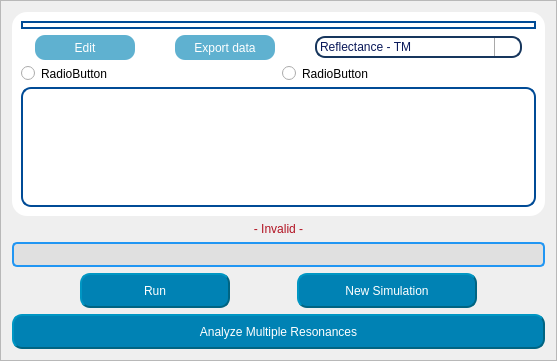
            <widget class="QFrame" name="graphics_frame">
             <property name="sizePolicy">
              <sizepolicy hsizetype="Expanding" vsizetype="Preferred">
               <horstretch>0</horstretch>
               <verstretch>0</verstretch>
              </sizepolicy>
             </property>
             <property name="styleSheet">
              <string notr="true"/>
             </property>
             <property name="frameShape">
              <enum>QFrame::StyledPanel</enum>
             </property>
             <property name="frameShadow">
              <enum>QFrame::Raised</enum>
             </property>
             <layout class="QVBoxLayout" name="verticalLayout_15">
              <item>
               <widget class="QFrame" name="grafico1_4">
                <property name="styleSheet">
                 <string notr="true">background-color: rgb(255, 255, 255);
border-radius:15px;
</string>
                </property>
                <property name="frameShape">
                 <enum>QFrame::StyledPanel</enum>
                </property>
                <property name="frameShadow">
                 <enum>QFrame::Raised</enum>
                </property>
                <layout class="QVBoxLayout" name="verticalLayout_14">
                 <item>
                  <widget class="QFrame" name="frame_graphs">
                   <property name="sizePolicy">
                    <sizepolicy hsizetype="Preferred" vsizetype="Expanding">
                     <horstretch>0</horstretch>
                     <verstretch>0</verstretch>
                    </sizepolicy>
                   </property>
                   <property name="styleSheet">
                    <string notr="true">QFrame{border: 2px solid;
border-color: rgb(0, 75, 150);
border-width: 2px;
border-radius:10px;}
QLabel{
border:none;
border-color: rgb(0, 75, 150);
}
</string>
                   </property>
                   <layout class="QVBoxLayout" name="verticalLayout_12">
                    <property name="spacing">
                     <number>0</number>
                    </property>
                    <property name="leftMargin">
                     <number>2</number>
                    </property>
                    <property name="topMargin">
                     <number>2</number>
                    </property>
                    <property name="rightMargin">
                     <number>2</number>
                    </property>
                    <property name="bottomMargin">
                     <number>2</number>
                    </property>
                    <item>
                     <layout class="QVBoxLayout" name="verticalLayout_11"/>
                    </item>
                   </layout>
                  </widget>
                 </item>
                 <item>
                  <layout class="QHBoxLayout" name="horizontalLayout_53">
                   <property name="spacing">
                    <number>0</number>
                   </property>
                   <item>
                    <spacer name="horizontalSpacer_98">
                     <property name="orientation">
                      <enum>Qt::Horizontal</enum>
                     </property>
                     <property name="sizeHint" stdset="0">
                      <size>
                       <width>14</width>
                       <height>17</height>
                      </size>
                     </property>
                    </spacer>
                   </item>
                   <item>
                    <widget class="QPushButton" name="btn_edit_layers_3">
                     <property name="sizePolicy">
                      <sizepolicy hsizetype="Minimum" vsizetype="Preferred">
                       <horstretch>0</horstretch>
                       <verstretch>0</verstretch>
                      </sizepolicy>
                     </property>
                     <property name="minimumSize">
                      <size>
                       <width>100</width>
                       <height>20</height>
                      </size>
                     </property>
                     <property name="maximumSize">
                      <size>
                       <width>120</width>
                       <height>25</height>
                      </size>
                     </property>
                     <property name="styleSheet">
                      <string notr="true">QPushButton{
	font: 400 11pt &quot;Ubuntu&quot;;
	color: rgb(255, 255,255);
		background-color: rgba(0, 130, 180,160);
	border-color: rgba(0, 100, 130,160);
	border-width: 2px;
	border-radius:10px;
}

QPushButton:hover{
	background-color: rgb(200, 200, 70);
	border-color: rgb(0, 120, 40);
	width: 40;
	height: 35;
}</string>
                     </property>
                     <property name="text">
                      <string>Edit</string>
                     </property>
                    </widget>
                   </item>
                   <item>
                    <spacer name="horizontalSpacer_99">
                     <property name="orientation">
                      <enum>Qt::Horizontal</enum>
                     </property>
                     <property name="sizeType">
                      <enum>QSizePolicy::Preferred</enum>
                     </property>
                     <property name="sizeHint" stdset="0">
                      <size>
                       <width>40</width>
                       <height>0</height>
                      </size>
                     </property>
                    </spacer>
                   </item>
                   <item>
                    <widget class="QPushButton" name="btn_export_data_4">
                     <property name="minimumSize">
                      <size>
                       <width>100</width>
                       <height>25</height>
                      </size>
                     </property>
                     <property name="maximumSize">
                      <size>
                       <width>120</width>
                       <height>25</height>
                      </size>
                     </property>
                     <property name="styleSheet">
                      <string notr="true">QPushButton{
	font: 400 11pt &quot;Ubuntu&quot;;
	color: rgb(255, 255,255);
		background-color: rgba(0, 130, 180,160);
	border-color: rgba(0, 100, 130,160);
	border-width: 2px;
	border-radius:10px;
}

QPushButton:hover{
	background-color: rgb(0, 130, 180);
	width: 40;
	height: 35;
}</string>
                     </property>
                     <property name="text">
                      <string>Export data</string>
                     </property>
                    </widget>
                   </item>
                   <item>
                    <spacer name="horizontalSpacer_2">
                     <property name="orientation">
                      <enum>Qt::Horizontal</enum>
                     </property>
                     <property name="sizeHint" stdset="0">
                      <size>
                       <width>40</width>
                       <height>20</height>
                      </size>
                     </property>
                    </spacer>
                   </item>
                   <item>
                    <widget class="QComboBox" name="select_chart">
                     <property name="minimumSize">
                      <size>
                       <width>180</width>
                       <height>0</height>
                      </size>
                     </property>
                     <property name="styleSheet">
                      <string notr="true">QComboBox::drop-down {
    width: 25;
    border-left-width: 1px;
    border-left-color: darkgray;
    border-left-style: solid; /* just a single line */
    border-top-right-radius: 3px; /* same radius as the QComboBox */
    border-bottom-right-radius: 3px;
}

QComboBox
{
 padding: 1px 18px 1px 3px;
color: rgb(10, 25, 90);
font: 700 12pt &quot;Ubuntu&quot;;
 border: 2px solid;
border-color: #FF17365D;
background-color: rgba(255, 255, 255,210);
border-radius:10px;
}
QComboBox::down-arrow { /* shift the arrow when popup is open */
    top: 1px;
	image: url(:/icons/icons/arrow-down.png);
    left: 1px;
}</string>
                     </property>
                     <item>
                      <property name="text">
                       <string>Reflectance - TM</string>
                      </property>
                     </item>
                     <item>
                      <property name="text">
                       <string>Reflectance - TE</string>
                      </property>
                     </item>
                     <item>
                      <property name="text">
                       <string>FWHM - TM</string>
                      </property>
                     </item>
                     <item>
                      <property name="text">
                       <string>FWHM - TE</string>
                      </property>
                     </item>
                     <item>
                      <property name="text">
                       <string>Reflectance vs. Analyte - TM</string>
                      </property>
                     </item>
                     <item>
                      <property name="text">
                       <string>Reflectance vs. Analyte - TE</string>
                      </property>
                     </item>
                     <item>
                      <property name="text">
                       <string>Sensibility - TM</string>
                      </property>
                     </item>
                     <item>
                      <property name="text">
                       <string>Sensibility - TE</string>
                      </property>
                     </item>
                     <item>
                      <property name="text">
                       <string>Figure of merit - TM</string>
                      </property>
                     </item>
                     <item>
                      <property name="text">
                       <string>Figure of merit - TE</string>
                      </property>
                     </item>
                    </widget>
                   </item>
                   <item>
                    <spacer name="horizontalSpacer_100">
                     <property name="orientation">
                      <enum>Qt::Horizontal</enum>
                     </property>
                     <property name="sizeHint" stdset="0">
                      <size>
                       <width>14</width>
                       <height>17</height>
                      </size>
                     </property>
                    </spacer>
                   </item>
                  </layout>
                 </item>
                 <item>
                  <layout class="QHBoxLayout" name="horizontalLayout_2">
                   <item>
                    <widget class="QRadioButton" name="radioButton">
                     <property name="styleSheet">
                      <string notr="true"/>
                     </property>
                     <property name="text">
                      <string>RadioButton</string>
                     </property>
                    </widget>
                   </item>
                   <item>
                    <widget class="QRadioButton" name="radioButton_2">
                     <property name="styleSheet">
                      <string notr="true"/>
                     </property>
                     <property name="text">
                      <string>RadioButton</string>
                     </property>
                    </widget>
                   </item>
                  </layout>
                 </item>
                 <item>
                  <widget class="QTextBrowser" name="textBrowser">
                   <property name="sizePolicy">
                    <sizepolicy hsizetype="Expanding" vsizetype="Minimum">
                     <horstretch>0</horstretch>
                     <verstretch>0</verstretch>
                    </sizepolicy>
                   </property>
                   <property name="maximumSize">
                    <size>
                     <width>16777215</width>
                     <height>120</height>
                    </size>
                   </property>
                   <property name="styleSheet">
                    <string notr="true">QFrame{border: 2px solid;
border-color: rgb(0, 75, 150);
border-radius:10px;}
</string>
                   </property>
                  </widget>
                 </item>
                </layout>
               </widget>
              </item>
              <item>
               <widget class="QLabel" name="label_warning">
                <property name="styleSheet">
                 <string notr="true">font: 14pt &quot;Ubuntu&quot;;
</string>
                </property>
                <property name="text">
                 <string>&lt;html&gt;&lt;head/&gt;&lt;body&gt;&lt;p align=&quot;center&quot;&gt;&lt;span style=&quot; color:#B21222;&quot;&gt;- Invalid -&lt;/span&gt;&lt;/p&gt;&lt;/body&gt;&lt;/html&gt;</string>
                </property>
                <property name="alignment">
                 <set>Qt::AlignCenter</set>
                </property>
               </widget>
              </item>
              <item>
               <widget class="QProgressBar" name="progressBar">
                <property name="maximumSize">
                 <size>
                  <width>16777215</width>
                  <height>25</height>
                 </size>
                </property>
                <property name="styleSheet">
                 <string notr="true">QProgressBar {
	font: 600 12pt &quot;Segoe UI&quot;;
    border: 2px solid #2196F3;
    border-radius: 5px;
    background-color: #E0E0E0;
}
QProgressBar::chunk {
	background-color: rgb(0, 170, 0);
	margin-right: 2px;
    width: 10px; 
    margin: 0.5px;
}</string>
                </property>
                <property name="alignment">
                 <set>Qt::AlignRight|Qt::AlignTrailing|Qt::AlignVCenter</set>
                </property>
                <property name="textVisible">
                 <bool>true</bool>
                </property>
                <property name="orientation">
                 <enum>Qt::Horizontal</enum>
                </property>
               </widget>
              </item>
              <item>
               <layout class="QHBoxLayout" name="horizontalLayout_55">
                <property name="spacing">
                 <number>0</number>
                </property>
                <item>
                 <spacer name="horizontalSpacer_104">
                  <property name="orientation">
                   <enum>Qt::Horizontal</enum>
                  </property>
                  <property name="sizeHint" stdset="0">
                   <size>
                    <width>14</width>
                    <height>23</height>
                   </size>
                  </property>
                 </spacer>
                </item>
                <item>
                 <widget class="QPushButton" name="btn_run_4">
                  <property name="sizePolicy">
                   <sizepolicy hsizetype="Preferred" vsizetype="Minimum">
                    <horstretch>0</horstretch>
                    <verstretch>0</verstretch>
                   </sizepolicy>
                  </property>
                  <property name="minimumSize">
                   <size>
                    <width>150</width>
                    <height>35</height>
                   </size>
                  </property>
                  <property name="maximumSize">
                   <size>
                    <width>16777215</width>
                    <height>35</height>
                   </size>
                  </property>
                  <property name="styleSheet">
                   <string notr="true">QPushButton{
	
	font: 400 14pt &quot;Ubuntu&quot;;
	color: rgb(255, 255,255);
	background-color: rgb(0, 130, 180);
	border-color: rgb(0, 100, 130);
	border-style: outset;
	border-width: 2px;
	border-radius:10px;
}

QPushButton:hover{
	background-color: rgb(00, 140, 70);
	border-color: rgb(0, 120, 40);

}</string>
                  </property>
                  <property name="text">
                   <string>Run</string>
                  </property>
                  <property name="icon">
                   <iconset resource="icons_.qrc">
                    <normaloff>:/icons/icons/configuracoes.png</normaloff>:/icons/icons/configuracoes.png</iconset>
                  </property>
                  <property name="iconSize">
                   <size>
                    <width>20</width>
                    <height>20</height>
                   </size>
                  </property>
                 </widget>
                </item>
                <item>
                 <spacer name="horizontalSpacer_4">
                  <property name="orientation">
                   <enum>Qt::Horizontal</enum>
                  </property>
                  <property name="sizeHint" stdset="0">
                   <size>
                    <width>40</width>
                    <height>20</height>
                   </size>
                  </property>
                 </spacer>
                </item>
                <item>
                 <widget class="QPushButton" name="btn_new_simulation">
                  <property name="minimumSize">
                   <size>
                    <width>180</width>
                    <height>35</height>
                   </size>
                  </property>
                  <property name="styleSheet">
                   <string notr="true">QPushButton{
	
	font: 400 14pt &quot;Ubuntu&quot;;
	color: rgb(255, 255,255);
	background-color: rgb(0, 130, 180);
	border-color: rgb(0, 100, 130);
	border-style: outset;
	border-width: 2px;
	border-radius:10px;
}

QPushButton:hover{
	background-color: rgb(0, 130, 255);
	border-color: rgb(0, 100, 200);
}</string>
                  </property>
                  <property name="text">
                   <string>New Simulation</string>
                  </property>
                  <property name="icon">
                   <iconset resource="icons_.qrc">
                    <normaloff>:/icons/icons/icons8-reload-96.png</normaloff>:/icons/icons/icons8-reload-96.png</iconset>
                  </property>
                  <property name="iconSize">
                   <size>
                    <width>25</width>
                    <height>25</height>
                   </size>
                  </property>
                 </widget>
                </item>
                <item>
                 <spacer name="horizontalSpacer_105">
                  <property name="orientation">
                   <enum>Qt::Horizontal</enum>
                  </property>
                  <property name="sizeHint" stdset="0">
                   <size>
                    <width>14</width>
                    <height>23</height>
                   </size>
                  </property>
                 </spacer>
                </item>
               </layout>
              </item>
              <item>
               <widget class="QPushButton" name="btn_multip_analiyse">
                <property name="minimumSize">
                 <size>
                  <width>0</width>
                  <height>35</height>
                 </size>
                </property>
                <property name="styleSheet">
                 <string notr="true">QPushButton{
	
	font: 400 14pt &quot;Ubuntu&quot;;
	color: rgb(255, 255,255);
	background-color: rgb(0, 130, 180);
	border-color: rgb(0, 100, 130);
	border-style: outset;
	border-width: 2px;
	border-radius:10px;
}

QPushButton:hover{
	background-color: rgb(00, 140, 70);
	border-color: rgb(0, 120, 40);

}</string>
                </property>
                <property name="text">
                 <string>Analyze Multiple Resonances</string>
                </property>
                <property name="icon">
                 <iconset>
                  <normaloff>:/icons/sine-waves-analysis.png</normaloff>:/icons/sine-waves-analysis.png</iconset>
                </property>
                <property name="iconSize">
                 <size>
                  <width>40</width>
                  <height>40</height>
                 </size>
                </property>
               </widget>
              </item>
             </layout>
            </widget>
